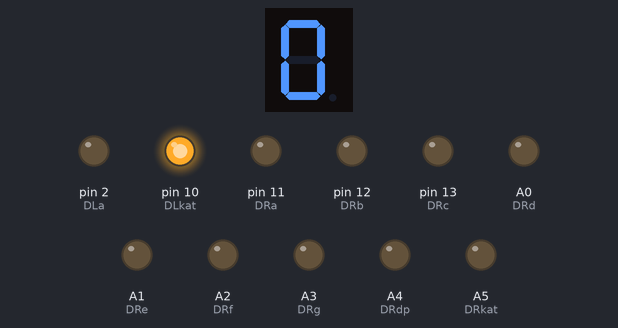
The sketch below on a simulated Arduino Uno, built with avr-gcc and run on an emulated ATmega328P. Parts: 1-digit seven-segment display, output pins drawn as LEDs (lit = HIGH). Wiring (inferred from the names in the program): 1-digit 7-segment display, segments lit when LOW: segments pin 5, pin 3, pin 6, pin 7, pin 4, pin 8, pin 9. The segment pins are drawn as the display they are named for; pins used as bus, display or sensor lines are not drawn; what the sketch prints to the serial monitor is not drawn.

Above: at 0.4 s.
At 5.4 s:
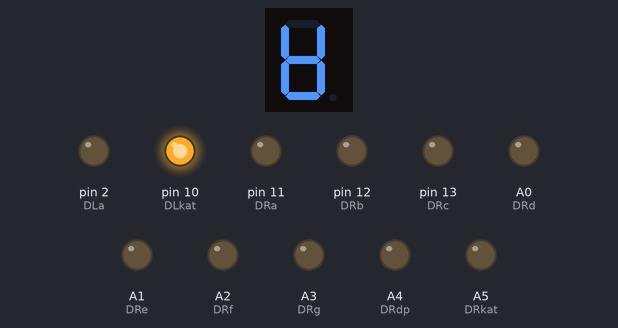
At 6.4 s:
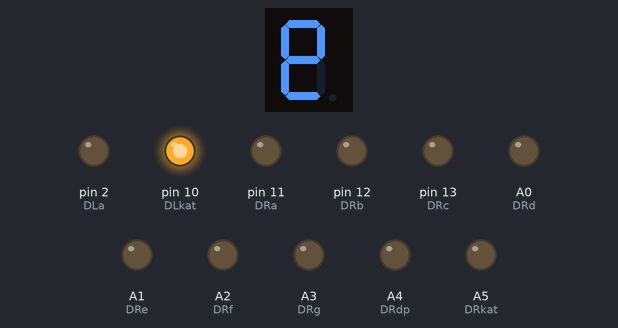
At 8.4 s:
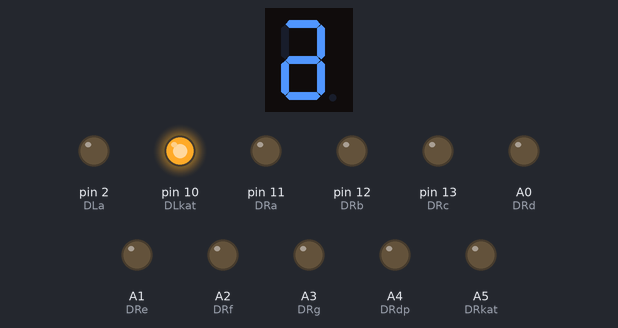
Timing chart, 0 to 34.4 s (numbered marks = the images above):
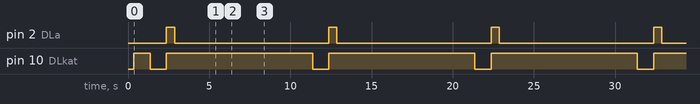

Measured:
- by itself, pin 2 (DLa): alternates HIGH for 0.50 s and LOW for 9.5 s
- by itself, pin 10 (DLkat): repeats every 10.0 s: LOW 1.0 s, HIGH 9.0 s
- by itself, everything shown: repeats every 10.0 s, in 19 steps
- what the display in image 0 shows lasts 1.0 s, from 0.4 s to 1.4 s
- what the display in image 1 shows lasts 0.5 s, from 5.4 s to 5.9 s

The sketch:

wyswietlacz7segmentowy.ino
```cpp
//lewa cyfra Digit Left
#define DLa 2
#define DLb 3
#define DLc 4
#define DLd 5
#define DLe 6
#define DLf 7
#define DLg 8
#define DLdp 9
#define DLkat 10

//prawa cyfra Digit Right
#define DRa 11
#define DRb 12
#define DRc 13
#define DRd A0
#define DRe A1
#define DRf A2
#define DRg A3
#define DRdp A4
#define DRkat A5

struct port_nazwa
{
  String opis;
  int port;
};

port_nazwa tab_port_DL[9], tab_port_DR[9];

void init_tab_port_DL()
{
  port_nazwa pin;

  for (int i = 2; i <= 8; i++)
  {
    pin.opis = "DL" + (String)(char(95 + i));
    pin.port = i;
    tab_port_DL[i - 2] = pin;
  }
  pin.opis = "DLdp";
  pin.port = 9;
  tab_port_DL[7] = pin;

  pin.opis = "DLkat";
  pin.port = 10;
  tab_port_DL[8] = pin;
}

void wypisz_tab_port(port_nazwa tab_port[9])
{
  Serial.println("Nowa tablica");
  Serial.println("");

  for (int i = 0; i < 9; i++)
  {
    Serial.print("Element :");
    Serial.println(i);
    Serial.println(tab_port[i].opis);
    Serial.println(tab_port[i].port);
  }
}

void init_tab_port_DR()
{
  port_nazwa pin;
  for (int i = 11; i <= 19; i++)
  {
    pin.opis = "DR" + (String)(char(i));
    pin.port = i;
    tab_port_DR[i - 11] = pin;
  }
}

void DLtest_kropki()
{
  //wlaczenie katody lewej cyfry
  digitalWrite(DLkat, HIGH);

  digitalWrite(DLdp, HIGH);

  delay(1000);
  digitalWrite(DLkat, LOW);

  //wylaczenie katody lewej cyfry
  digitalWrite(DLdp, LOW);

  delay(1000);
}

void test_segmentow(port_nazwa tab_port[9])
{
  //wlaczenie katody
  digitalWrite(tab_port[8].port, HIGH);

  for (int licznik = 0; licznik < 8; licznik++)
  {
    digitalWrite(tab_port[licznik].port, HIGH);
    delay(500);
    digitalWrite(tab_port[licznik].port, LOW);
    delay(500);
  }
  digitalWrite(tab_port[8].port, LOW);
}

void wlacz(port_nazwa tab_port[9])
{
  //wlaczenie katody
  digitalWrite(tab_port[8].port, HIGH);
  for (int i = 0; i < 8; i++)
    digitalWrite(tab_port[i].port, HIGH);
}

void wylacz(port_nazwa tab_port[9])
{
  //wylaczenie katody i to w zasadzie wystarczy, ale
  digitalWrite(tab_port[8].port, LOW);
  for (int i = 0; i < 8; i++)
    digitalWrite(tab_port[i].port, LOW);
}

void czytaj_konsole()
{
  String wczytany_string = "";
  char tab[10];
  char znak;
  int licznik = 0;

  //...

  if (Serial.available() > 0) //czy są dane do wczytania?
  {

    Serial.println("wczytano " + wczytany_string);
    //...
    znak = wczytany_string.charAt(0);
    //...
    wczytany_string.remove(0, 1);
    //...
  }
}

void setup()
{
  // put your setup code here, to run once:
  Serial.begin(9600);
  Serial.println("wystartowal");

  //konfiguracja portów
  //DL
  pinMode(DLa, OUTPUT);
  digitalWrite(DLa, LOW);
  pinMode(DLb, OUTPUT);
  digitalWrite(DLb, LOW);
  pinMode(DLc, OUTPUT);
  digitalWrite(DLc, LOW);
  pinMode(DLd, OUTPUT);
  digitalWrite(DLd, LOW);
  pinMode(DLe, OUTPUT);
  digitalWrite(DLe, LOW);
  pinMode(DLf, OUTPUT);
  digitalWrite(DLf, LOW);
  pinMode(DLg, OUTPUT);
  digitalWrite(DLg, LOW);
  pinMode(DLdp, OUTPUT);
  digitalWrite(DLdp, LOW);
  pinMode(DLkat, OUTPUT);
  digitalWrite(DLkat, LOW);

  //DR
  pinMode(DRa, OUTPUT);
  digitalWrite(DRa, LOW);
  pinMode(DRb, OUTPUT);
  digitalWrite(DRb, LOW);
  pinMode(DRc, OUTPUT);
  digitalWrite(DRc, LOW);
  pinMode(DRd, OUTPUT);
  digitalWrite(DRd, LOW);
  pinMode(DRe, OUTPUT);
  digitalWrite(DRe, LOW);
  pinMode(DRf, OUTPUT);
  digitalWrite(DRf, LOW);
  pinMode(DRg, OUTPUT);
  digitalWrite(DRg, LOW);
  pinMode(DRdp, OUTPUT);
  digitalWrite(DRdp, LOW);
  pinMode(DRkat, OUTPUT);
  digitalWrite(DRkat, LOW);

  init_tab_port_DL();
  wypisz_tab_port(tab_port_DL);

  init_tab_port_DR();
  wypisz_tab_port(tab_port_DR);
}

void loop()
{
  // put your main code here, to run repeatedly:

  DLtest_kropki();

  test_segmentow(tab_port_DL);

  wlacz(tab_port_DL);

  wylacz(tab_port_DL);

  //czytaj_konsole();
}
```
